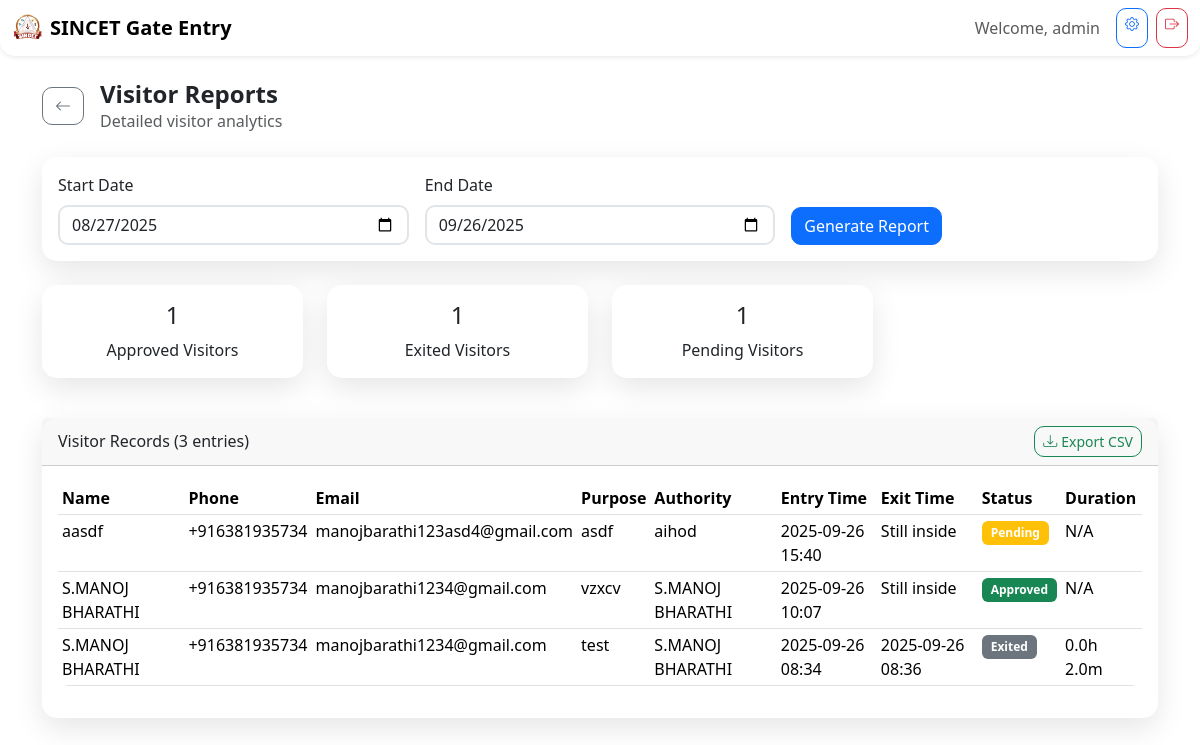
/dashboard/reports (signed in), run on the app's committed database.
### models.py (models this page shows, shortened)
class User(db.Model):
    __tablename__ = 'users'
    id = db.Column(db.String(36), primary_key=True, default=lambda: str(uuid.uuid4()))
    username = db.Column(db.String(80), unique=True, nullable=False)
    password = db.Column(db.String(120), nullable=False)
    role = db.Column(db.String(20), nullable=False, default='user')  # admin, authority, user
    is_active = db.Column(db.Boolean, default=True)
    created_at = db.Column(db.DateTime, default=datetime.utcnow)
    updated_at = db.Column(db.DateTime, default=datetime.utcnow, onupdate=datetime.utcnow)

class Visitor(db.Model):
    __tablename__ = 'visitors'
    id = db.Column(db.String(36), primary_key=True, default=lambda: str(uuid.uuid4()))
    name = db.Column(db.String(100), nullable=False)
    phone = db.Column(db.String(20), nullable=False)
    email = db.Column(db.String(120))
    purpose = db.Column(db.Text, nullable=False)
    photo_url = db.Column(db.String(200))
    entry_time = db.Column(db.DateTime, default=datetime.utcnow)
    exit_time = db.Column(db.DateTime)
    authority_id = db.Column(db.String(36), db.ForeignKey('authorities.id'))
    authority_permission_granted = db.Column(db.Boolean, default=False)
    permission_granted_at = db.Column(db.DateTime)
    status = db.Column(db.String(20), default='pending')  # pending, approved, rejected, exited
    created_by = db.Column(db.String(100))
    notes = db.Column(db.Text)
    created_at = db.Column(db.DateTime, default=datetime.utcnow)
    updated_at = db.Column(db.DateTime, default=datetime.utcnow, onupdate=datetime.utcnow)
    notifications = db.relationship('Notification', backref='visitor', lazy=True)

class Authority(db.Model):
    __tablename__ = 'authorities'
    id = db.Column(db.String(36), primary_key=True, default=lambda: str(uuid.uuid4()))
    name = db.Column(db.String(100), nullable=False)
    designation = db.Column(db.String(50), nullable=False)  # staff, faculty staff, hod, principal, admin
    department = db.Column(db.String(100))
    phone = db.Column(db.String(20))
    email = db.Column(db.String(120))
    is_active = db.Column(db.Boolean, default=True)
    created_at = db.Column(db.DateTime, default=datetime.utcnow)
    updated_at = db.Column(db.DateTime, default=datetime.utcnow, onupdate=datetime.utcnow)
    visitors = db.relationship('Visitor', backref='authority', lazy=True)
    notifications = db.relationship('Notification', backref='authority', lazy=True)

### routes/dashboard.py (the view)
    def decorated_function(*args, **kwargs):
        if 'user_id' not in session:
            return redirect(url_for('auth.login'))
        return f(*args, **kwargs)

### routes/dashboard.py (called while the page is built)
def login_required(f):
    def decorated_function(*args, **kwargs):
        if 'user_id' not in session:
            return redirect(url_for('auth.login'))
        return f(*args, **kwargs)
    decorated_function.__name__ = f.__name__
    return decorated_function

### templates/dashboard/visitor_reports.html (shortened to what this page needs)
{% extends "base.html" %}
{% block content %}
<div class="container py-4">
    <div class="d-flex align-items-center mb-4">
        <a href="{{ url_for('dashboard.reports') }}" class="btn btn-outline-secondary me-3">
            <i class="bi bi-arrow-left"></i>
        </a>
        <div>
            <h1 class="h4 fw-bold mb-0">Visitor Reports</h1>
            <p class="text-muted mb-0">Detailed visitor analytics</p>
        </div>
    </div>
    <div class="card mb-4">
        <div class="card-body">
            <form method="GET" class="row g-3">
                <div class="col-md-4">
                    <label for="start_date" class="form-label">Start Date</label>
                    <input type="date" class="form-control" id="start_date" name="start_date" value="{{ start_date }}">
                </div>
                <div class="col-md-4">
                    <label for="end_date" class="form-label">End Date</label>
                    <input type="date" class="form-control" id="end_date" name="end_date" value="{{ end_date }}">
                </div>
                <div class="col-md-4 d-flex align-items-end">
                    <button type="submit" class="btn btn-primary">Generate Report</button>
                </div>
            </form>
        </div>
    </div>
    {% if status_counts %}
    <div class="row mb-4">
        {% for status, count in status_counts %}
        <div class="col-md-3 mb-3">
            <div class="card text-center">
                <div class="card-body">
                    <h4 class="card-title">{{ count }}</h4>
                    <p class="card-text">{{ status.title() }} Visitors</p>
                </div>
            </div>
        </div>
        {% endfor %}
    </div>
    {% endif %}
    {% if visitors %}
    <div class="card">
        <div class="card-header d-flex justify-content-between align-items-center">
            <h6 class="mb-0">Visitor Records ({{ visitors|length }} entries)</h6>
            <button class="btn btn-outline-success btn-sm" onclick="exportToCSV()">
                <i class="bi bi-download me-1"></i>Export CSV
            </button>
        </div>
        <div class="card-body">
            <div class="table-responsive">
                <table class="table table-sm" id="visitorsTable">
                    <thead>
                        <tr>
                            <th>Name</th>
                            <th>Phone</th>
                            <th>Email</th>
                            <th>Purpose</th>
                            <th>Authority</th>
                            <th>Entry Time</th>
                            <th>Exit Time</th>
                            <th>Status</th>
                            <th>Duration</th>
                        </tr>
                    </thead>
                    <tbody>
                        {% for visitor in visitors %}
                        <tr>
                            <td>{{ visitor.name }}</td>
                            <td>{{ visitor.phone }}</td>
                            <td>{{ visitor.email or 'N/A' }}</td>
                            <td>{{ visitor.purpose[:30] }}{% if visitor.purpose|length > 30 %}...{% endif %}</td>
                            <td>{{ visitor.authority.name if visitor.authority else 'N/A' }}</td>
                            <td>{{ visitor.entry_time.strftime('%Y-%m-%d %H:%M') if visitor.entry_time else 'N/A' }}</td>
                            <td>{{ visitor.exit_time.strftime('%Y-%m-%d %H:%M') if visitor.exit_time else 'Still inside' }}</td>
                            <td>
                                <span class="badge bg-{{ 'success' if visitor.status == 'approved' else 'warning' if visitor.status == 'pending' else 'danger' if visitor.status == 'rejected' else 'secondary' }}">
                                    {{ visitor.status.title() }}
                                </span>
                            </td>
                            <td>
                                {% if visitor.exit_time and visitor.entry_time %}
                                    {% set duration = visitor.exit_time - visitor.entry_time %}
                                    {{ duration.total_seconds() // 3600 }}h {{ (duration.total_seconds() % 3600) // 60 }}m
                                {% else %}
                                    N/A
                                {% endif %}
                            </td>
                        </tr>
                        {% endfor %}
                    </tbody>
                </table>
            </div>
        </div>
    </div>
    {% else %}
    <div class="text-center py-5">
        <i class="bi bi-file-earmark-bar-graph fs-1 text-muted"></i>
        <h4 class="mt-3 text-muted">No data for selected period</h4>
        <p class="text-muted">Try adjusting the date range.</p>
    </div>
    {% endif %}
</div>
{% endblock %}

### templates/base.html (shortened to what this page needs)
<!DOCTYPE html>
<html lang="en">
<head>
    <link href="https://cdn.jsdelivr.net/npm/bootstrap@5.3.2/dist/css/bootstrap.min.css" rel="stylesheet">
    <link href="https://cdn.jsdelivr.net/npm/bootstrap-icons@1.11.2/font/bootstrap-icons.css" rel="stylesheet">
    <link href="{{ url_for('static', filename='css/style.css') }}" rel="stylesheet">
</head>
<body class="bg-gradient">
    {% if current_user %}
    <nav class="navbar navbar-expand-lg navbar-light bg-white shadow-sm">
        <div class="container-fluid">
            <a class="navbar-brand d-flex align-items-center" href="{{ url_for('index') }}">
                <img src="{{ url_for('static', filename='sincet1.png') }}" alt="SINCET Logo" height="30" class="me-2">
                <span class="fw-bold">SINCET Gate Entry</span>
            </a>
            <div class="navbar-nav ms-auto d-flex flex-row">
                <span class="navbar-text me-3">Welcome, {{ current_user.username }}</span>
                {% if current_user.role == 'admin' %}
                <a href="{{ url_for('authority.list') }}" class="btn btn-outline-primary btn-sm me-2">
                    <i class="bi bi-gear"></i>
                </a>
                {% endif %}
                <a href="{{ url_for('auth.logout') }}" class="btn btn-outline-danger btn-sm">
                    <i class="bi bi-box-arrow-right"></i>
                </a>
            </div>
        </div>
    </nav>
    {% endif %}
    <main class="container-fluid">
        {% block content %}{% endblock %}
    </main>
</body>
</html>

### static/css/style.css (style rules this page uses)
.bg-gradient { background: linear-gradient(135deg, #667eea 0%, #764ba2 100%); min-height: 100vh; }
.card { border: none; border-radius: 15px; box-shadow: 0 10px 30px rgba(0, 0, 0, 0.1); }
.btn { border-radius: 10px; transition: all 0.3s ease; }
.navbar { border-radius: 0 0 15px 15px; }
.form-control { border-radius: 10px; border: 2px solid #e1e5e9; transition: all 0.3s ease; }
.badge { font-size: 0.75em; padding: 0.5em 0.75em; }
.table { border-radius: 10px; overflow: hidden; }

### data on the page
User: username "admin"
Visitor: authority_permission_granted "1", title "Approved", name "S.MANOJ BHARATHI", phone "+916381935734", email "manojbarathi1234@gmail.com", purpose "vzxcv", authority "S.MANOJ BHARATHI", entry_time "2025-09-26 10:07", exit_time "Still inside", status "Approved", shows "N/A"
Visitor: authority_permission_granted "1", title "Exited", name "S.MANOJ BHARATHI", phone "+916381935734", email "manojbarathi1234@gmail.com", purpose "test", authority "S.MANOJ BHARATHI", entry_time "2025-09-26 08:34", exit_time "2025-09-26 08:36", status "Exited", duration "0.0", value "2.0"
Visitor: name "aasdf", phone "+916381935734", email "manojbarathi123asd4@gmail.com", purpose "asdf", authority "aihod", entry_time "2025-09-26 15:40", exit_time "Still inside", status "Pending", shows "N/A"

### other printed values
{{ count }} "1"
{{ status.title() }} "Pending"
{{ visitors|length }} "3"
